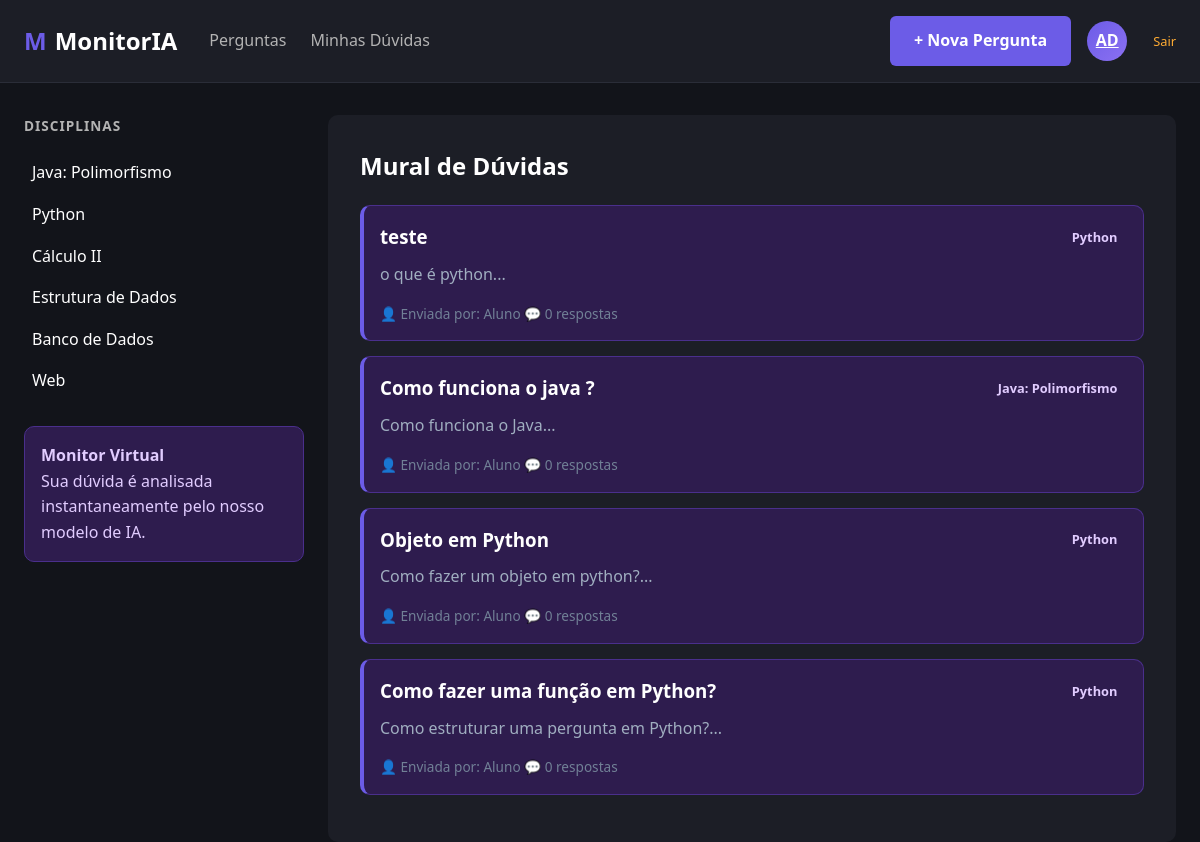
/ (signed in), run on the app's committed database.
### modelos/entidades.py (models this page shows)
class Pergunta(banco.Model):
    __tablename__ = 'perguntas'
    id = banco.Column(banco.Integer, primary_key=True)
    titulo = banco.Column(banco.String(200), nullable=False)
    corpo = banco.Column(banco.Text, nullable=False)
    disciplina = banco.Column(banco.String(100), nullable=False)
    usuario_id = banco.Column(banco.Integer, banco.ForeignKey('usuarios.id'), nullable=False)
    data_criacao = banco.Column(banco.DateTime, default=datetime.utcnow)
    respostas = banco.relationship('Resposta', backref='pergunta', lazy=True)

### controles/rotas_perguntas.py (the view)
@blueprint_perguntas.route('/')
def base():
    lista_de_perguntas = servico.listar_todas()
    return render_template('home.html',
                           perguntas=lista_de_perguntas,
                           disciplinas=servico.listar_disciplinas())

### repositorios/repositorio_pergunta.py (called while the page is built)
    def buscar_todas(self) -> list[Pergunta]:
        return Pergunta.query.order_by(Pergunta.data_criacao.desc()).all()

### servicos/servico_pergunta.py (called while the page is built)
    def listar_todas(self) -> list[Pergunta]:
        return self.repositorio.buscar_todas()

    def listar_disciplinas(self) -> list[str]:
        return ["Java: Polimorfismo", "Python", "Cálculo II", "Estrutura de Dados", "Banco de Dados", "Web"]

### templates/home.html (shortened to what this page needs)
{% extends 'base.html' %}
{% block content %}
<h2 style="color: white; margin-bottom: 20px;">Mural de Dúvidas</h2>
{% if perguntas %}
    {% for pergunta in perguntas %}
        <div class="box-ia" style="margin-bottom: 15px; border-left: 4px solid var(--roxo-principal);">
            <div style="display: flex; justify-content: space-between; align-items: center;">
                <h3 style="margin: 0;">
                    <a href="{{ url_for('perguntas.ver_pergunta', id=pergunta.id) }}" style="color: white; text-decoration: none;">
                        {{ pergunta.titulo }}
                    </a>
                </h3>
                <span class="badge">{{ pergunta.disciplina }}</span>
            </div>
            <p style="color: #a0aec0; margin-top: 10px;">{{ pergunta.corpo[:120] }}...</p>
            <div style="margin-top: 15px; font-size: 0.85rem; color: #718096;">
                <span>👤 Enviada por: {{ pergunta.usuario.nome if pergunta.usuario else 'Aluno' }}</span>
                <span>💬 {{ pergunta.respostas|length }} respostas</span>
            </div>
        </div>
    {% endfor %}
{% else %}
    <div class="box-ia" style="text-align: center;">
        <p>Não há perguntas registradas no momento.</p>
    </div>
{% endif %}
{% endblock %}

### static/css/estilos.css (style rules this page uses)
:root { --bg-fundo: #12141a; --bg-card: #1c1e26; --bg-ia: #2e1c4e; --texto-principal: #ffffff; --texto-secundario: #b3b3b3; --texto-ia: #e1ccff; --roxo-principal: #6c5ce7; --roxo-hover: #5a4bcf; --roxo-badge: #d1b1ff; --verde-resolvido: #4ade80; --laranja-alerta: #ffac33; --gap-padrao: 1.5rem; --raio-padrao: 10px; }
* { box-sizing: border-box; margin: 0; padding: 0; }
body { font-family: 'Segoe UI', Tahoma, Geneva, Verdana, sans-serif; background-color: var(--bg-fundo); color: var(--texto-principal); line-height: 1.6; }
.box-ia { background-color: var(--bg-ia); border: 1px solid #4a2f8c; border-radius: var(--raio-padrao); padding: 1rem; color: var(--texto-ia); }
.badge { display: inline-flex; align-items: center; gap: 0.4rem; padding: 0.45rem 0.75rem; border-radius: 999px; font-size: 0.9rem; font-weight: 600; }
.badge { padding: 0.2rem 0.6rem; border-radius: 4px; font-size: 0.8rem; font-weight: 600; }

### data on the page
Pergunta: titulo "teste", disciplina "Python", corpo "o que é python", usuario "Aluno", respostas|length "0"
Pergunta: titulo "Como funciona o java ?", disciplina "Java: Polimorfismo", corpo "Como funciona o Java", usuario "Aluno", respostas|length "0"
Pergunta: titulo "Objeto em Python", disciplina "Python", corpo "Como fazer um objeto em python?", usuario "Aluno", respostas|length "0"
Pergunta: titulo "Como fazer uma função em Python?", disciplina "Python", corpo "Como estruturar uma pergunta em Python?", usuario "Aluno", respostas|length "0"

### other printed values
{{ session.get('usuario_nome')[:2] | upper }} "AD"
{{ disc }} "Java: Polimorfismo" "Python" "Cálculo II" "Estrutura de Dados" "Banco de Dados" "Web"
